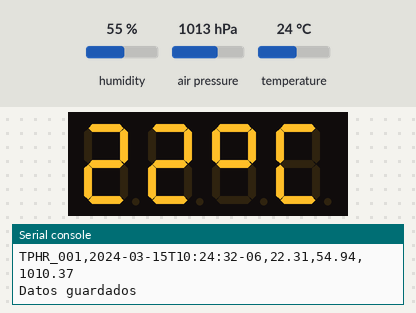
The program below on a simulated ESP32 board running MicroPython. Parts: 4-digit seven-segment display, the last lines printed to the serial console. Inputs (shaded band) come from the test bench; at power-on: temperature 24 °C, humidity 55 %, air pressure 1013 hPa. WiFi joins after 1.5 s; the clock reads 2024-03-15 10:24:30 at power-on unless the program sets it; files the program writes start out absent; the board's own WiFi access point starts at once; library files of the repository ran but are not shown: tm1637.py, bme280.py, ds3231.py.

Above: at 3.2 s.
3.3 s: temperature set to 12 °C
13.7 s: humidity set to 22 %
At 21.2 s:
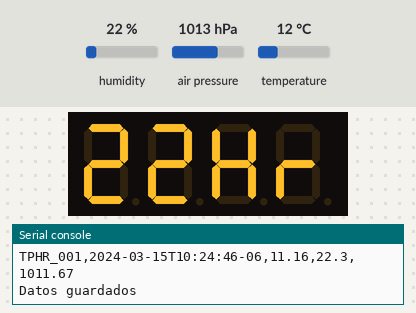
24.1 s: air pressure set to 952 hPa
At 32.7 s:
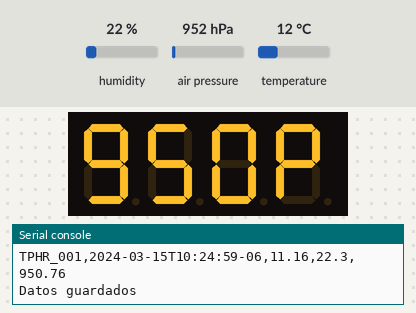
34.5 s: humidity set to 40 %
At 48.3 s:
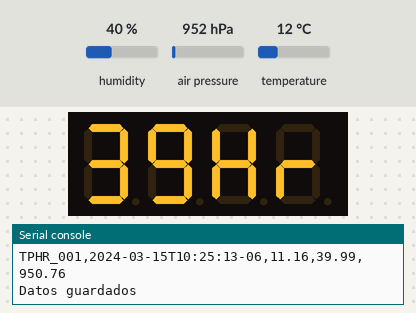
48.5 s: air pressure set to 975 hPa
At 60.4 s:
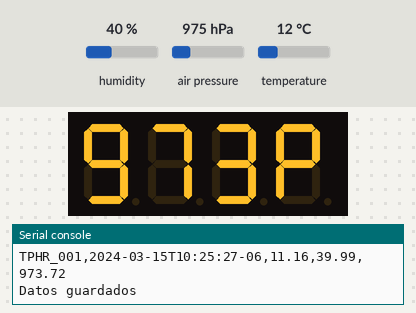

The program:

termo.py
```python
'''
Sensor de T, P y RH
Código principal

autor: Citlally Galeana

'''
from machine import Pin , I2C ,  RTC
from time import sleep, time, localtime, mktime, sleep_ms, ticks_ms, ticks_diff
from library import * #Biblioteca de funcione
import network
import tm1637 #Display

ap = network.WLAN(network.AP_IF) # create access-point interface
ap.config(ssid='TPHR0000') # set the SSID of the access point
ap.config(max_clients=2) # set how many clients can connect to the network
ap.active(True)         # activate the interface
#if (pin) == 1:
ID = 'TPHR_001'
print('ID:' , ID)
# definición de intervalos en [segundos]
# intervalo de medición y  almacenamiento
Δs = 10
ΔRTC = 60*60*1 # intervalo de actualización de RTC
utc = -6
i2c, rtc = config()
bme = bme280.BME280(i2c=i2c)
tm = tm1637.TM1637(clk=Pin(2), dio=Pin(3))
time_now = time() # tiempo actual (hora y fecha)
time_mide = time_now  # tiempo de siguiente medición
time_RTC = time_now #tiempo de siguiente update RTC
update_RTC(rtc)
secs = time()-6*3600
local_time = localtime(secs)
while True:
    time_now = time()
    start = ticks_ms()

    if time_RTC <= time_now:
        time_RTC += ΔRTC
        print('RTC update:', time_now)

    if time_mide <= time_now:
        time_mide += Δs
        #lectura de fecha
        date = rtc.datetime()
        #conversión de fecha
        date_str = format_date(date, utc= utc)
        filename = ID + '_' + date_str[:10]+'.csv'
        data_str = ID + "," + date_str + mide(i2c)
        print(filename)
        print(data_str)
        save(data_str, filename)
        #send(data_str, wlan)
        tm.temperature(int(data_str.split(',')[2][0:2])) #Temperatura (XX°C)
        sleep(2)
        tm.show(data_str.split(',')[4][0:3]+'P') #Presión (XXXP)
        sleep(2)
        tm.show(data_str.split(',')[3][0:2]+'HR') #Humedad (XXHr)
        sleep(2)
        tm.numbers(local_time[3],local_time[4]) #Hora (HH:MM)
        sleep(2)
        tm.scroll(data_str[17:19] + data_str[13:17] + data_str[9:13]) #Fecha (DD-MM-AAAA)
        sleep(2)
        tm.show('    ')
```

library.py
```python
from machine import Pin , I2C ,  RTC
from info import *
import tm1637 #Display
import bme280 #Sensor
import ds3231 #Reloj
import dlog #

# Funciones
def config():   #configuración I2C
    i2c = I2C(0, scl=Pin(1, Pin.OPEN_DRAIN, Pin.PULL_UP),
              sda=Pin(0, Pin.OPEN_DRAIN, Pin.PULL_UP), freq=100000)
    print('i2c:', i2c.scan() )
    rtc = RTC()
    return i2c, rtc

def format_date(date, utc=0):
    #extrae info de tupla
    date = date[0:3] + date[4:7]
    #convierte UTC
    utc = '{:+03d}'.format(utc)
    #convirtiendo a cadena con formato
    date_str = [str(date[0])] +\
            ["{:02d}".format(e) for e in date[1:]]
    #uniendo
    date_str = '-'.join(date_str[0:3]) + \
            'T'+':'.join(date_str[3:]) + utc
    return (date_str)

def update_RTC(rtc):
    wlan = dlog.wlan_connect(ssid, password)
    if wlan == None:
        YY, MM, DD,wday, hh, mm, ss, _ = ds3231.get_time(i2c)
        rtc.datetime( (YY, MM, DD, wday, hh, mm, ss, 0))
        print('No hay NTP, Reloj:', rtc.datetime())
        return None
    print(wlan.ifconfig())
    if dlog.get_date_NTP(['1.mx.pool.ntp.org', 'cronos.cenam.mx']) == True:
        ds3231.set_time(i2c)
        print('Reloj actualizado:', ds3231.get_time(i2c))
    else:
        YY, MM, DD,wday, hh, mm, ss, _ = ds3231.get_time(i2c)
        rtc.datetime( (YY, MM, DD, wday, hh, mm, ss, 0))
        print('No hay NTP, Reloj:', rtc.datetime())

    wlan.active(False)
    return True

def mide(i2c):
    data_str = []
    data_str = ','.join(data_str)
    sht_values = bme.values
    data_str += ','+sht_values[0]
    data_str += ','+sht_values[2]
    data_str += ','+sht_values[1]
    return data_str

def save(data, file_save):
    with open(file_save, 'a') as file:
        file.write(data +'\n')
    print("Datos guardados")

def send(data, wlan):
    timeout_send = 4.0
    #url de API
    url_server= "https://ruoa.unam.mx:8041/pm_api"
    #separa url, asume que incluye puerto y protocolo
    protoc, _, host = url_server.split('/',2)
    host, port = host.split(':')
    print('host:',host, port)
    wlan = dlog.wlan_connect(ssid, password)
    if wlan == None:
        print('No hay red!')
        return None
    addr2 = socket.getaddrinfo(host, port)[0][-1]
    #addr2 = ('132.248.8.29', 8041)

    if wlan.isconnected() == False:
        wlan = dlog.wlan_connect(ssid, password)
    if wlan != None:
        print('conectado a', ssid)
        print('Enviando datos instantaneos a', host, data)
        #sock_send = socket.socket(socket.AF_INET, socket.SOCK_STREAM)
        try:
            sock_send = socket.socket()
            sock_send.settimeout(timeout_send)
            sock_send.connect(addr2)
            print('connect')
            sock_send = ssl.wrap_socket(sock_send)
            sock_send.write(bytes('PUT /pm_api HTTP/1.1\r\n', 'utf8'))
            sock_send.write(bytes('Content-Length: %s\r\n' % (len(data)), 'utf8'))
            sock_send.write(bytes('Content-Type: text/csv\r\n\r\n', 'utf8'))
            sock_send.write(bytes(data, 'utf8'))
            print('send:', data)
            #sock_send.send(bytes('\r\n', 'utf8'))
            line =b''
            response=b''
            while line != b'0\r\n':
                line = sock_send.readline()
                print('line:', line)
                response+=line
            #response = sock_send.read(165)
            sock_send.close()
            if response!=b'':
                if response.split()[1] == b'201':
                    print('datos instantáneos recibidos')
            print('response:', response)
        except OSError:
            print ('Error en la conexión con el servidor ', host)
            if sock_send:
                sock_send.close()
                print('socket cerrado')
    else:
        print('No se pudo conectar a WiFi')
    wlan.active(False)


i2c, rtc = config()
bme = bme280.BME280(i2c=i2c)
```

info.py
```python
ssid, password = 'TP-Link_0C7D', '86497640'
```

dlog.py
```python
import ntptime
import network
from time import sleep

def get_date_NTP( host_list = ["cronos.cenam.mx"]):
    # sincroniza hora con servidor NTP
    # devuelve False si no se logra
    for host in host_list:
        print('NTP:', host, '...', end=' ')
        ntptime.host = host
        try:
            ntptime.settime()
            print('conectado')
            return True
        except:
            print('no conectado!')
    return False

def wlan_connect(ssid ,password):
    ''' activa y conecta la red WiFi '''
    try:
        wlan = network.WLAN(network.STA_IF)
        wlan.active( True )
        #print(wlan.scan())
        wlan.connect(ssid ,password)
        n= 0
        print("Conectando a", ssid, end =' ')
        while not wlan.isconnected():
            print('*', end= '')
            sleep(1)
            n+= 1
            if n>10:
                break
    except:
        pass
    if not wlan.isconnected():
        wlan.disconnect()
        wlan.active( False)
        return None
    return wlan
```

Measured:
- what the display in image 1 shows lasts 2.0 s, from 20.1 s to 22.1 s
